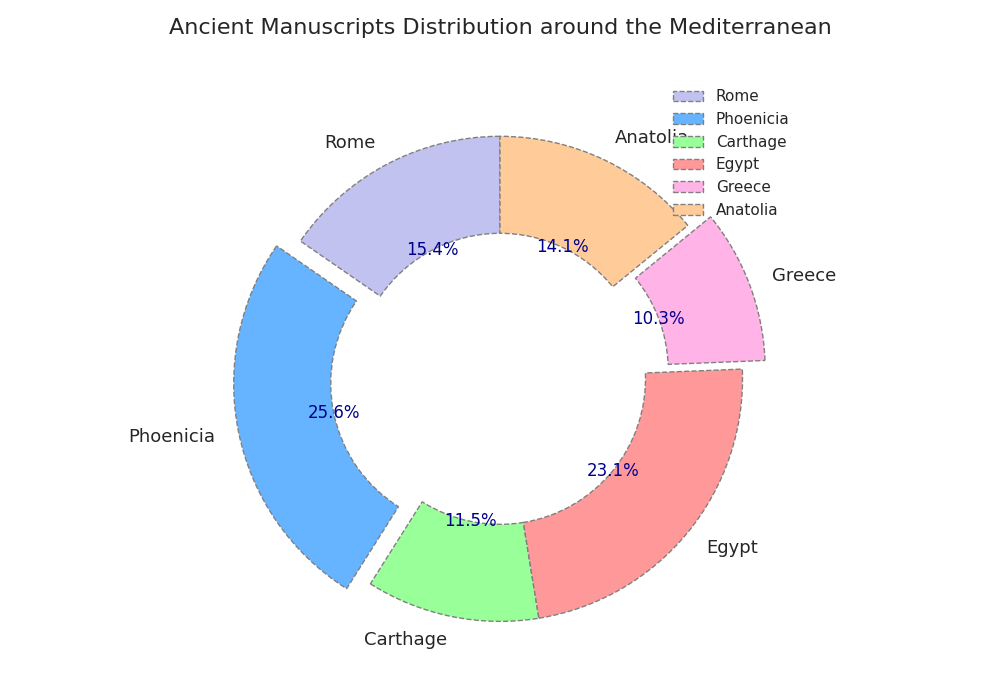

Recreate this plot in Python.
import matplotlib.pyplot as plt

regions = ['Rome', 'Phoenicia', 'Carthage', 'Egypt', 'Greece', 'Anatolia']
manuscripts = [120, 200, 90, 180, 80, 110]
colors = ['#c2c2f0', '#66b3ff', '#99ff99', '#ff9999', '#ffb3e6', '#ffcc99']  # Colors shuffled
explode = (0, 0.1, 0, 0, 0.1, 0)

fig, ax = plt.subplots(figsize=(10, 7))
wedges, texts, autotexts = ax.pie(manuscripts, labels=regions, autopct='%1.1f%%', startangle=90, 
                                  colors=colors, explode=explode, wedgeprops=dict(edgecolor='gray', linestyle='--', width=0.4))

for text in texts:
    text.set_size(13)
    text.set_fontweight('normal')
for autotext in autotexts:
    autotext.set_color('darkblue')
    autotext.set_weight('normal')

plt.title('Ancient Manuscripts Distribution around the Mediterranean', 
          fontsize=16, fontweight='normal', pad=30)

ax.grid(True, linestyle='-.', color='lightgrey')

plt.tight_layout()
plt.legend(wedges, regions, loc="upper right", frameon=False)
plt.show()
